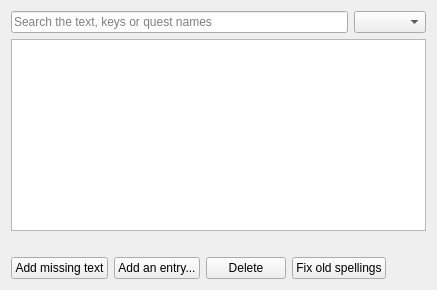
<?xml version="1.0" encoding="UTF-8"?>
<ui version="4.0">
 <class>LocaleForm</class>
 <widget class="QWidget" name="LocaleForm">
  <layout class="QVBoxLayout" name="verticalLayout">
   <item>
    <layout class="QHBoxLayout" name="topRow" stretch="1,0">
     <item>
      <widget class="QLineEdit" name="search">
       <property name="placeholderText">
        <string>Search the text, keys or quest names</string>
       </property>
       <property name="clearButtonEnabled">
        <bool>true</bool>
       </property>
      </widget>
     </item>
     <item>
      <widget class="QComboBox" name="mode"/>
     </item>
    </layout>
   </item>
   <item>
    <widget class="QTableView" name="table">
     <attribute name="horizontalHeaderStretchLastSection">
      <bool>true</bool>
     </attribute>
     <attribute name="verticalHeaderVisible">
      <bool>false</bool>
     </attribute>
    </widget>
   </item>
   <item>
    <widget class="QLabel" name="note">
     <property name="styleSheet">
      <string notr="true">color: #808080;</string>
     </property>
     <property name="text">
      <string/>
     </property>
    </widget>
   </item>
   <item>
    <layout class="QHBoxLayout" name="buttonRow">
     <item>
      <widget class="QPushButton" name="addMissingButton">
       <property name="text">
        <string>Add missing text</string>
       </property>
      </widget>
     </item>
     <item>
      <widget class="QPushButton" name="addEntryButton">
       <property name="text">
        <string>Add an entry...</string>
       </property>
      </widget>
     </item>
     <item>
      <widget class="QPushButton" name="deleteButton">
       <property name="text">
        <string>Delete</string>
       </property>
      </widget>
     </item>
     <item>
      <widget class="QPushButton" name="fixSpellingButton">
       <property name="text">
        <string>Fix old spellings</string>
       </property>
      </widget>
     </item>
     <item>
      <spacer name="buttonSpacer">
       <property name="orientation">
        <enum>Qt::Horizontal</enum>
       </property>
       <property name="sizeHint" stdset="0">
        <size>
         <width>40</width>
         <height>20</height>
        </size>
       </property>
      </spacer>
     </item>
    </layout>
   </item>
  </layout>
 </widget>
 <resources/>
 <connections/>
</ui>
